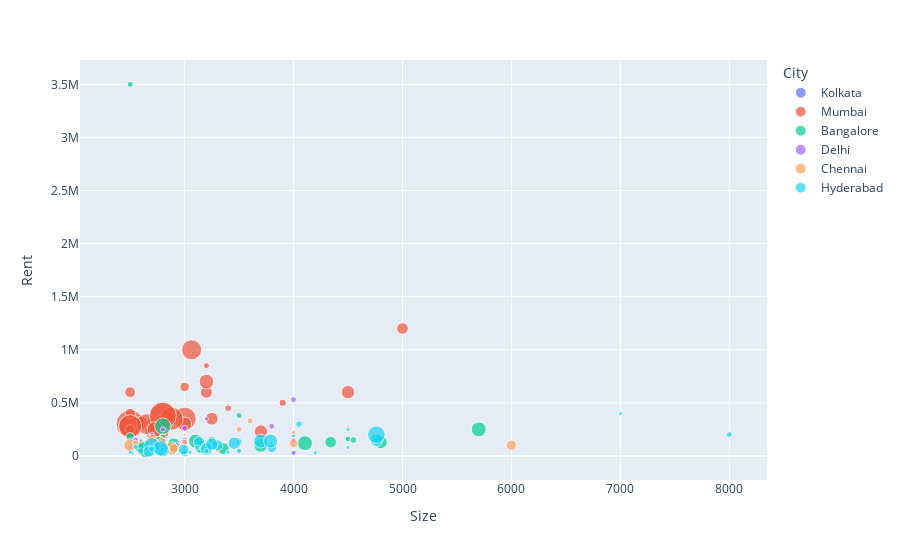

This figure's notebook cell:
### Code cell
filt = df["Rent"] >= 3000000
df[filt]
filt = df["Size"] >= 2500
for_graph = df[filt]

# 다변량 분석 : Size, Floor, City 변수를 Rent에 비교
fig = px.scatter(for_graph,
                 x = 'Size',
                 y = 'Rent',
                 size = 'Floor Of Building',
                 color = "City")
fig.show()

df.drop(index = 1837, axis = 0, inplace = True)
df = df.reset_index(drop=True)

### Figure 1 — Plotly figure (JSON) as saved in the notebook; plotly's stock layout.template omitted (floating-point values rounded to 4 significant figures)
{"data": [{"hovertemplate": "City=Kolkata<br>Size=%{x}<br>Rent=%{y}<br>Floor Of Building=%{marker.size}<extra></extra>", "legendgroup": "Kolkata", "marker": {"color": "#636efa", "size": [3, 2], "sizemode": "area", "sizeref": 0.2225, "symbol": "circle"}, "mode": "markers", "name": "Kolkata", "orientation": "v", "showlegend": true, "type": "scatter", "x": [4000, 3500], "xaxis": "x", "y": [30000, 40000], "yaxis": "y"}, {"hovertemplate": "City=Mumbai<br>Size=%{x}<br>Rent=%{y}<br>Floor Of Building=%{marker.size}<extra></extra>", "legendgroup": "Mumbai", "marker": {"color": "#EF553B", "size": [60, 89, 20, 13, 12, 20, 16, 45, 5, 9, 22, 60, 7, 15, 6, 18, 75, 55, 8, 48, 10, 10, 4, 12, 20, 33, 24, 60, 81, 60, 27], "sizemode": "area", "sizeref": 0.2225, "symbol": "circle"}, "mode": "markers", "name": "Mumbai", "orientation": "v", "showlegend": true, "type": "scatter", "x": [3000, 2500, 2600, 2500, 2700, 3700, 3200, 3064, 3400, 2800, 3000, 2750, 2500, 5000, 3900, 3250, 2800, 2500, 2500, 2650, 2500, 3000, 3200, 2500, 4500, 2800, 3200, 2880, 2800, 2500, 2729], "xaxis": "x", "y": [350000, 300000, 310000, 600000, 320000, 230000, 600000, 1000000, 450000, 280000, 300000, 230000, 260000, 1200000, 500000, 350000, 380000, 280000, 250000, 300000, 250000, 650000, 850000, 400000, 600000, 310000, 700000, 350000, 380000, 280000, 250000], "yaxis": "y"}, {"hovertemplate": "City=Bangalore<br>Size=%{x}<br>Rent=%{y}<br>Floor Of Building=%{marker.size}<extra></extra>", "legendgroup": "Bangalore", "marker": {"color": "#00cc96", "size": [16, 4, 18, 19, 4, 22, 34, 7, 6, 4, 4, 19, 4, 22, 4, 25, 15, 25, 22, 7, 2, 2, 30, 8, 5, 18, 9, 19], "sizemode": "area", "sizeref": 0.2225, "symbol": "circle"}, "mode": "markers", "name": "Bangalore", "orientation": "v", "showlegend": true, "type": "scatter", "x": [3354, 2608, 2900, 3150, 2800, 3700, 2650, 2900, 3250, 3500, 3276, 4800, 2500, 2770, 4500, 4105, 4341, 5700, 3100, 2710, 2500, 4000, 2800, 2500, 4550, 2600, 2750, 3200], "xaxis": "x", "y": [70000, 61500, 110000, 84000, 180000, 100000, 63000, 50000, 150000, 380000, 120000, 130000, 3500000, 120000, 160000, 120000, 130000, 250000, 140000, 52000, 60000, 190000, 280000, 180000, 150000, 85000, 100000, 65000], "yaxis": "y"}, {"hovertemplate": "City=Delhi<br>Size=%{x}<br>Rent=%{y}<br>Floor Of Building=%{marker.size}<extra></extra>", "legendgroup": "Delhi", "marker": {"color": "#ab63fa", "size": [3, 4, 3, 4, 4, 4, 3, 5, 3, 3, 4, 10, 4, 4, 3, 2, 3, 3, 3, 3, 4, 3, 2, 4, 4], "sizemode": "area", "sizeref": 0.2225, "symbol": "circle"}, "mode": "markers", "name": "Delhi", "orientation": "v", "showlegend": true, "type": "scatter", "x": [2500, 3000, 2500, 3000, 2800, 2700, 2700, 3000, 2700, 2700, 2700, 2800, 2925, 4000, 2700, 2600, 2800, 3500, 4000, 2500, 3000, 3500, 3200, 2550, 3800], "xaxis": "x", "y": [90000, 260000, 60000, 150000, 140000, 42000, 95000, 130000, 37000, 36000, 42000, 70000, 100000, 530000, 200000, 150000, 250000, 130000, 150000, 75000, 110000, 150000, 350000, 150000, 280000], "yaxis": "y"}, {"hovertemplate": "City=Chennai<br>Size=%{x}<br>Rent=%{y}<br>Floor Of Building=%{marker.size}<extra></extra>", "legendgroup": "Chennai", "marker": {"color": "#FFA15A", "size": [1, 1, 4, 2, 1, 18, 1, 1, 4, 9, 4, 2, 19, 9, 9, 12, 10, 2, 1, 2, 4, 2, 1], "sizemode": "area", "sizeref": 0.2225, "symbol": "circle"}, "mode": "markers", "name": "Chennai", "orientation": "v", "showlegend": true, "type": "scatter", "x": [3000, 2800, 3600, 3200, 2500, 2500, 3000, 4500, 3000, 4000, 2550, 3300, 2880, 2900, 2792, 6000, 2700, 4000, 3500, 2600, 3500, 3000, 3800], "xaxis": "x", "y": [200000, 15000, 330000, 45000, 75000, 100000, 100000, 280000, 130000, 120000, 120000, 50000, 70000, 72000, 130000, 100000, 160000, 220000, 85000, 140000, 250000, 80000, 70000], "yaxis": "y"}, {"hovertemplate": "City=Hyderabad<br>Size=%{x}<br>Rent=%{y}<br>Floor Of Building=%{marker.size}<extra></extra>", "legendgroup": "Hyderabad", "marker": {"color": "#19d3f3", "size": [10, 2, 5, 14, 5, 2, 5, 14, 4, 5, 22, 3, 19, 1, 3, 4, 5, 18, 15, 13, 3, 30, 3, 17, 2, 2, 14, 2, 13, 26, 35, 3, 2, 22, 5, 2, 2, 17], "sizemode": "area", "sizeref": 0.2225, "symbol": "circle"}, "mode": "markers", "name": "Hyderabad", "orientation": "v", "showlegend": true, "type": "scatter", "x": [3800, 4500, 3200, 3300, 4050, 2520, 3500, 3133, 3000, 3000, 3698, 3115, 2800, 3800, 2550, 8000, 2600, 4761, 3200, 2700, 2800, 2700, 3500, 3455, 3050, 7000, 2671, 3400, 2990, 2780, 4761, 3200, 4500, 3789, 2700, 4200, 2500, 3250], "xaxis": "x", "y": [75000, 250000, 60000, 100000, 300000, 27000, 130000, 130000, 45000, 22000, 140000, 80000, 52000, 120000, 85000, 200000, 45000, 150000, 70000, 52000, 60000, 95000, 50000, 120000, 35000, 400000, 42000, 35000, 60000, 70000, 200000, 45000, 80000, 140000, 65000, 30000, 35000, 110000], "yaxis": "y"}], "layout": {"legend": {"itemsizing": "constant", "title": {"text": "City"}, "tracegroupgap": 0}, "margin": {"t": 60}, "xaxis": {"anchor": "y", "domain": [0, 1], "title": {"text": "Size"}}, "yaxis": {"anchor": "x", "domain": [0, 1], "title": {"text": "Rent"}}}}
